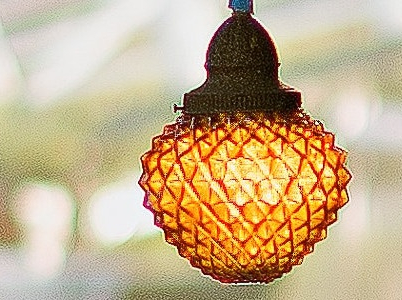
#> input picture sample-input.jpeg, 402 x 300 px
$ python main.py --input sample-input.jpeg   (Python 2 division)   (older library calls are emulated)
#> lines starting #> are read from the running program, lines starting #| are printed output that depends on the picture
#> in main, image is the input picture: shape (300, 402, 3); mean B, G, R 138.9, 174.9, 197.9
### sift_implementation.py
# [7 lines of commented-out code are left out]
import numpy as np
from numpy.linalg import norm
from scipy import misc
from scipy.ndimage import gaussian_filter
import cv2

from constant import *
from keypoints_class import *


# Get a set of 4 successively downsampled images from a given image
# Downsampling rate is defined by sample_rate. It is set to 2 by default
def get_downsampled_images(image, sample_rate=2):
    # downsample once by sample rate
#> called with sample_rate = 2
    sample1 = image
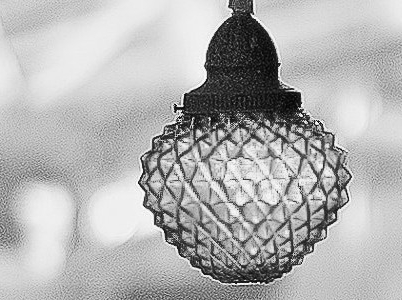
#> sample1: shape (300, 402); min 2, max 254, mean 177.7

    # downsample twice by sample rate
    sample2 = sample1[0::sample_rate, 0::sample_rate]
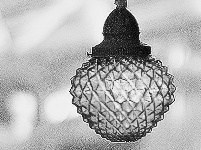
#> sample2: shape (150, 201); min 2, max 254, mean 177.5

    # downsample thrice by sample rate
    sample3 = sample2[0::sample_rate, 0::sample_rate]
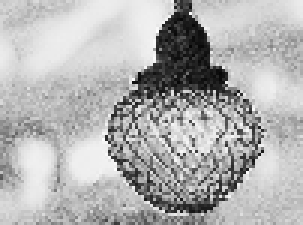
#> sample3: shape (75, 101) (shown 3 times larger); min 5, max 254, mean 177.7

    # downsample four times by sample rate
    sample4 = sample3[0::sample_rate, 0::sample_rate]
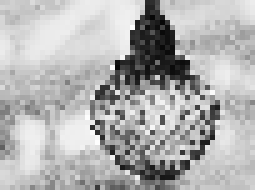
#> sample4: shape (38, 51) (shown 5 times larger); min 7, max 254, mean 177

    return sample1, sample2, sample3, sample4


# Obtain a blurred version of the image using a Gaussian kernel with standard deviation sd
def gaussian_blur(image, sd):
    # Blur given image using Gaussian filter from scipy library
    output = gaussian_filter(image, sigma=sd)
    return output


# Generate a scale space for the image with four octaves
# Each octave has OCTAVE_DIMENSION (defined in constant.py) images
def generate_scale_space(image):
    (base_image_octave1, base_image_octave2, base_image_octave3, base_image_octave4) = \
        get_downsampled_images(image, SAMPLE_RATE)

    sigma1 = SIGMA
    sigma2 = 2 * SIGMA
    sigma3 = 4 * SIGMA
    sigma4 = 8 * SIGMA

    s = OCTAVE_DIMENSION - 3
    k = np.power(2, 1 / s)

    octave1_dim = (base_image_octave1.shape[0], base_image_octave1.shape[1], OCTAVE_DIMENSION)
    octave1 = np.zeros(octave1_dim)
    for i in range(0, OCTAVE_DIMENSION):
        octave1[:, :, i] = gaussian_blur(base_image_octave1, sigma1 * (k ** i))
#> this loop made 5 passes
#> pass 1, in gaussian_blur, `output = gaussian_filter(image, sigma=sd)`:
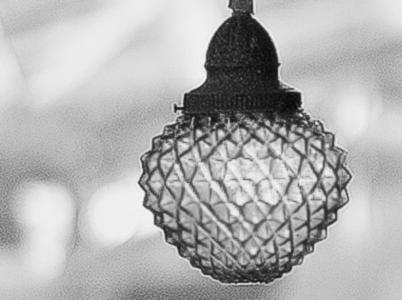
#> output: shape (300, 402); min 8, max 246, mean 176.7

    octave2_dim = (base_image_octave2.shape[0], base_image_octave2.shape[1], OCTAVE_DIMENSION)
    octave2 = np.zeros(octave2_dim)
    for i in range(0, OCTAVE_DIMENSION):
        octave2[:, :, i] = gaussian_blur(base_image_octave2, sigma2 * (k ** i))
#> (the rest of the program and of its run is left out)
